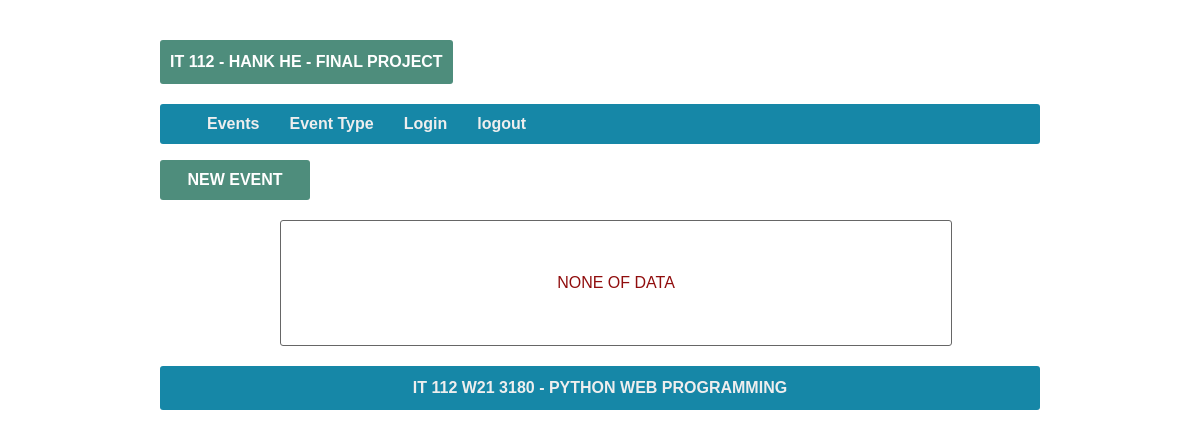
The app's page /, older data.
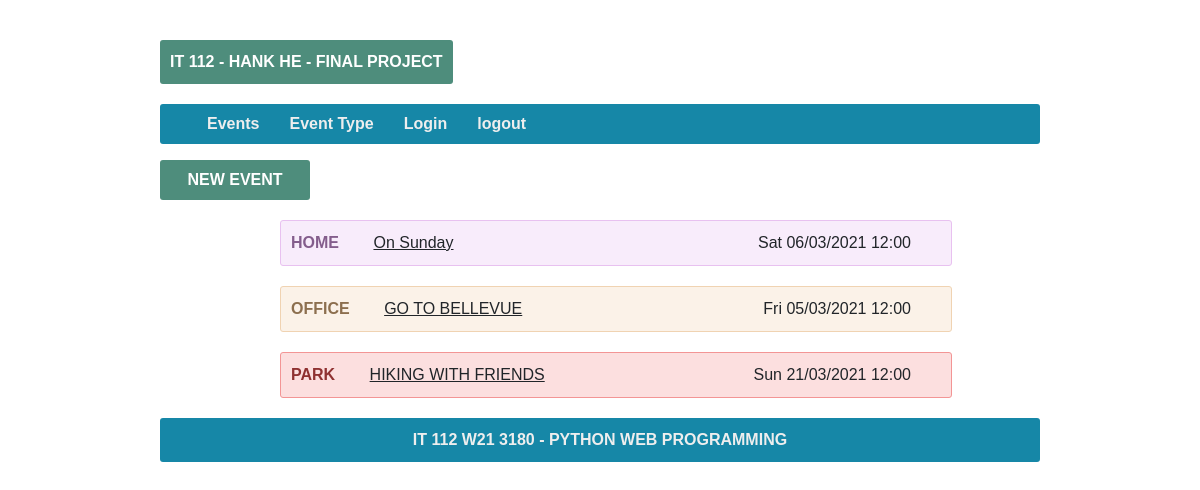
The same page, newer data.
### toDoList/models.py (models this page shows, shortened)
class Event(models.Model):
    title = models.CharField(max_length=200)
    time = models.DateTimeField()
    description = models.TextField()
    eventType = models.ForeignKey(EventType, on_delete=models.CASCADE)
    createdByUser = models.ForeignKey(User, on_delete=models.CASCADE)
    createdTime = models.DateTimeField(auto_now_add=True)
    class Meta:
        db_table = 'Event'
        verbose_name_plural = 'Events'
        ordering = ["createdTime"]

class EventType(models.Model):
    name = models.CharField(max_length=200)
    color = models.CharField(max_length=200)
    createdTime = models.DateTimeField(auto_now_add=True)
    createdByUser = models.ForeignKey(User, on_delete=models.CASCADE)
    class Meta:
        db_table = 'EventType'
        verbose_name_plural = 'EventTypes'
        ordering = ["createdTime"]

### toDoList/views.py (the view)
# urls.py: path('', index, name='index'),
def index(request):
    try:
        msg = request.session.get("msg")
        if(msg != None):
            del request.session["msg"]
        eventlist = Event.objects.all()
        eventTypeCount = EventType.objects.count()
        return render(request, 'index.html', {"title": "Event List", "navs": navs, "eventlist": eventlist, "eventTypeCount": eventTypeCount, "msg": msg})
    except:
        return redirect('error')

### toDoList/templatetags/custom_filters.py (called while the page is built)
@register.filter(name='licss', is_safe=True)
def licss(value):
    rgb_tuple = hex_to_rgb(value)
    bgColor = "rgba(%s, %s, %s, 0.3)" % (
        rgb_tuple[0], rgb_tuple[1], rgb_tuple[2])
    style = "border-color: %s;background-color: %s;" % (value, bgColor)
    return style

@register.filter(name='typecss', is_safe=True)
def typecss(value):
    rgb_tuple = hex_to_rgb(value)
    return "color:rgb(%s,%s,%s)" % (deepColor(rgb_tuple[0]), deepColor(rgb_tuple[1]), deepColor(rgb_tuple[2]))

def hex_to_rgb(value):
    value = value.lstrip('#')
    lv = len(value)
    return tuple(int(value[i:i+lv//3], 16) for i in range(0, lv, lv//3))

def deepColor(value):
    value -= 100
    return value if value > 0 else 0

### toDoList/templates/index.html (shortened to what this page needs)
{% extends 'base.html' %}
{% load static %}
{% load custom_filters %}
{% block css %}
<link href={% static 'css/index.css' %} rel="stylesheet" type="text/css"/>
{% endblock %}
{% block content %}
<div>
    <p><a class="event-new" onclick="eventNew({{eventTypeCount}},'{% url 'eventsave' %}')">NEW EVENT</a></p>
    <ul id="event-ul">
        {% for event in eventlist %}
            <li class="event-li" style="{{ event.eventType.color | licss }}" onclick="detailpage('{% url 'eventsave' reqid=event.id %}')" onmouseleave="eventListMouseLeave(this)" onmouseover="eventListMouseOver(this,'{{event.eventType.color}}')">
                <span class="span-type" style="{{event.eventType.color | typecss}}">{{ event.eventType.name }}</span>
                <span class="event-title"> {{event.title}}</span>
                <span class="event-time">{{event.time | date:"D  d/m/Y H:i" }}</span>
            </li>
        {% empty %}
            <li class="event-empty">
            NONE OF DATA
            </li>
        {% endfor %}
    </ul>
</div>
{% endblock %}

Row changes from the older to the newer data that the page shows:
added Event: eventType.name "HOME", title "On Sunday", time "Sat 06/03/2021 12:00"
added Event: eventType.name "OFFICE", title "GO TO BELLEVUE", time "Fri 05/03/2021 12:00"
added Event: eventType.name "PARK", title "HIKING WITH FRIENDS", time "Sun 21/03/2021 12:00"
Text that changed along with them:
text no longer shown: "NONE OF DATA"
